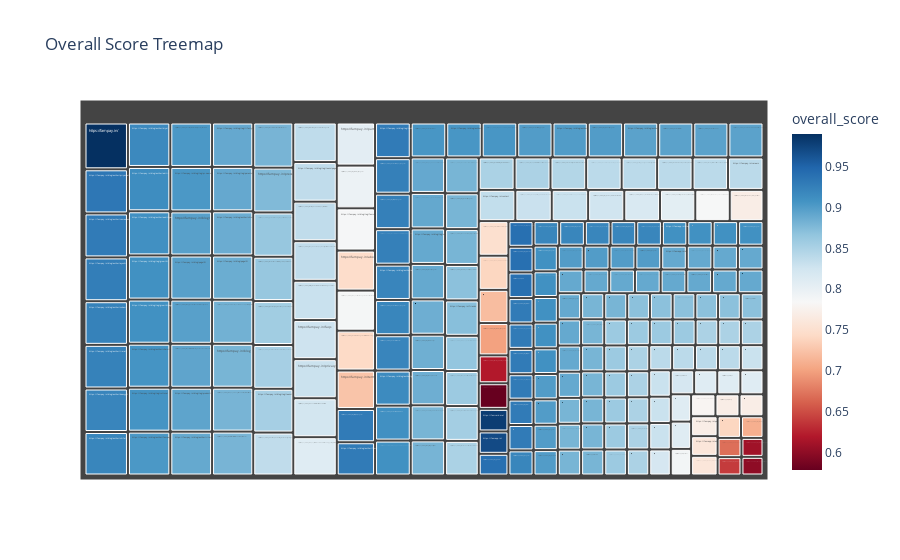

The notebook cell this image was saved under:
### Code cell
fig = px.treemap(data, path=['url'], values='overall_score',
                 color='overall_score', hover_data=['overall_score'],
                 color_continuous_scale='RdBu', title='Overall Score Treemap')

fig.write_html("../../fam-report-site/public/Web-Analytics/overall_score_treemap.html")
fig.show()

### Figure 1 — Plotly figure (JSON) as saved in the notebook; plotly's stock layout.template omitted (floating-point values rounded to 4 significant figures; data arrays with more than 128 entries replaced by an {"elided": "..."} marker saying what was removed)
{"data": [{"branchvalues": "total", "customdata": {"elided": "231x2 float values"}, "domain": {"x": [0, 1], "y": [0, 1]}, "hovertemplate": "labels=%{label}<br>overall_score_sum=%{value}<br>parent=%{parent}<br>id=%{id}<br>overall_score=%{color}<extra></extra>", "ids": {"elided": "231 str values"}, "labels": {"elided": "231 str values"}, "marker": {"coloraxis": "coloraxis", "colors": {"elided": "231 float values"}}, "name": "", "parents": {"elided": "231 str values"}, "type": "treemap", "values": {"elided": "231 float values"}}], "layout": {"coloraxis": {"colorbar": {"title": {"text": "overall_score"}}, "colorscale": [[0, "rgb(103,0,31)"], [0.1, "rgb(178,24,43)"], [0.2, "rgb(214,96,77)"], [0.3, "rgb(244,165,130)"], [0.4, "rgb(253,219,199)"], [0.5, "rgb(247,247,247)"], [0.6, "rgb(209,229,240)"], [0.7, "rgb(146,197,222)"], [0.8, "rgb(67,147,195)"], [0.9, "rgb(33,102,172)"], [1, "rgb(5,48,97)"]]}, "legend": {"tracegroupgap": 0}, "title": {"text": "Overall Score Treemap"}}}
